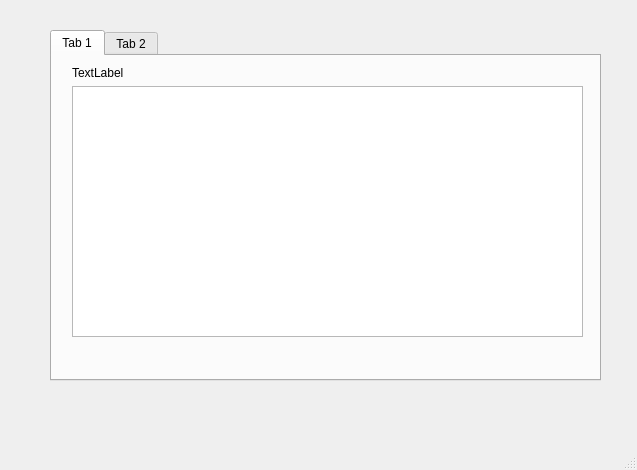
<?xml version="1.0" encoding="UTF-8"?>
<ui version="4.0">
 <class>MainWindow</class>
 <widget class="QMainWindow" name="MainWindow">
  <property name="geometry">
   <rect>
    <x>0</x>
    <y>0</y>
    <width>637</width>
    <height>470</height>
   </rect>
  </property>
  <property name="windowTitle">
   <string>MainWindow</string>
  </property>
  <widget class="QWidget" name="centralwidget">
   <widget class="QTabWidget" name="tabWidget">
    <property name="geometry">
     <rect>
      <x>50</x>
      <y>30</y>
      <width>551</width>
      <height>351</height>
     </rect>
    </property>
    <property name="currentIndex">
     <number>0</number>
    </property>
    <widget class="QWidget" name="tab">
     <attribute name="title">
      <string>Tab 1</string>
     </attribute>
     <widget class="QWidget" name="verticalLayoutWidget">
      <property name="geometry">
       <rect>
        <x>20</x>
        <y>10</y>
        <width>511</width>
        <height>271</height>
       </rect>
      </property>
      <layout class="QVBoxLayout" name="verticalLayout" stretch="0,0">
       <item>
        <widget class="QLabel" name="label">
         <property name="text">
          <string>TextLabel</string>
         </property>
        </widget>
       </item>
       <item>
        <widget class="QTableView" name="tableView"/>
       </item>
      </layout>
     </widget>
    </widget>
    <widget class="QWidget" name="tab_2">
     <attribute name="title">
      <string>Tab 2</string>
     </attribute>
    </widget>
   </widget>
  </widget>
  <widget class="QMenuBar" name="menubar">
   <property name="geometry">
    <rect>
     <x>0</x>
     <y>0</y>
     <width>637</width>
     <height>26</height>
    </rect>
   </property>
  </widget>
  <widget class="QStatusBar" name="statusbar"/>
 </widget>
 <resources/>
 <connections/>
</ui>
